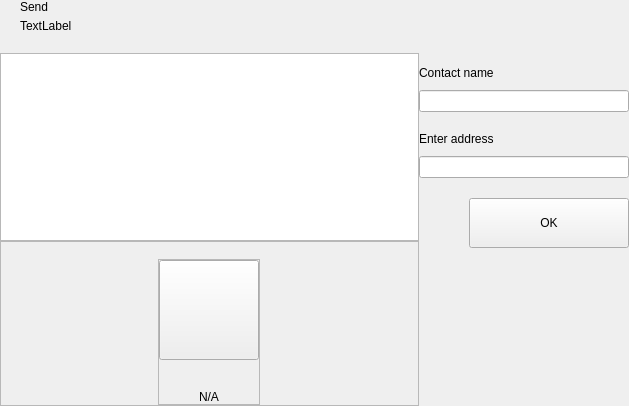
<?xml version="1.0" encoding="UTF-8"?>
<ui version="4.0">
 <class>AddressesWidget</class>
 <widget class="QWidget" name="AddressesWidget">
  <property name="geometry">
   <rect>
    <x>0</x>
    <y>0</y>
    <width>629</width>
    <height>406</height>
   </rect>
  </property>
  <property name="windowTitle">
   <string>Form</string>
  </property>
  <layout class="QHBoxLayout" name="horizontalLayout_2" stretch="2,1">
   <property name="spacing">
    <number>0</number>
   </property>
   <property name="leftMargin">
    <number>0</number>
   </property>
   <property name="topMargin">
    <number>0</number>
   </property>
   <property name="rightMargin">
    <number>0</number>
   </property>
   <property name="bottomMargin">
    <number>0</number>
   </property>
   <item>
    <widget class="QWidget" name="left" native="true">
     <layout class="QVBoxLayout" name="verticalLayout_3">
      <property name="leftMargin">
       <number>0</number>
      </property>
      <property name="topMargin">
       <number>0</number>
      </property>
      <property name="rightMargin">
       <number>0</number>
      </property>
      <property name="bottomMargin">
       <number>0</number>
      </property>
      <item>
       <layout class="QVBoxLayout" name="verticalLayout_21">
        <property name="spacing">
         <number>0</number>
        </property>
        <item>
         <layout class="QHBoxLayout" name="horizontalLayout_3">
          <property name="spacing">
           <number>0</number>
          </property>
          <property name="leftMargin">
           <number>20</number>
          </property>
          <property name="rightMargin">
           <number>10</number>
          </property>
          <item>
           <layout class="QVBoxLayout" name="verticalLayout_8">
            <property name="spacing">
             <number>5</number>
            </property>
            <item>
             <widget class="QLabel" name="labelTitle">
              <property name="text">
               <string>Send</string>
              </property>
             </widget>
            </item>
            <item alignment="Qt::AlignTop">
             <widget class="QLabel" name="labelSubtitle1">
              <property name="text">
               <string>TextLabel</string>
              </property>
             </widget>
            </item>
           </layout>
          </item>
          <item>
           <spacer name="horizontalSpacer11">
            <property name="orientation">
             <enum>Qt::Horizontal</enum>
            </property>
            <property name="sizeHint" stdset="0">
             <size>
              <width>40</width>
              <height>20</height>
             </size>
            </property>
           </spacer>
          </item>
         </layout>
        </item>
        <item>
         <layout class="QVBoxLayout" name="verticalLayout_6"/>
        </item>
        <item>
         <spacer name="verticalSpacer_4">
          <property name="orientation">
           <enum>Qt::Vertical</enum>
          </property>
          <property name="sizeType">
           <enum>QSizePolicy::Fixed</enum>
          </property>
          <property name="sizeHint" stdset="0">
           <size>
            <width>20</width>
            <height>20</height>
           </size>
          </property>
         </spacer>
        </item>
        <item>
         <widget class="QListView" name="listAddresses">
          <property name="mouseTracking">
           <bool>true</bool>
          </property>
         </widget>
        </item>
        <item>
         <widget class="QFrame" name="emptyContainer">
          <property name="minimumSize">
           <size>
            <width>0</width>
            <height>100</height>
           </size>
          </property>
          <property name="frameShape">
           <enum>QFrame::StyledPanel</enum>
          </property>
          <property name="frameShadow">
           <enum>QFrame::Raised</enum>
          </property>
          <layout class="QVBoxLayout" name="verticalLayout_7" stretch="1,8">
           <property name="spacing">
            <number>0</number>
           </property>
           <property name="leftMargin">
            <number>0</number>
           </property>
           <property name="topMargin">
            <number>0</number>
           </property>
           <property name="rightMargin">
            <number>0</number>
           </property>
           <property name="bottomMargin">
            <number>0</number>
           </property>
           <item>
            <spacer name="verticalSpacer">
             <property name="orientation">
              <enum>Qt::Vertical</enum>
             </property>
             <property name="sizeHint" stdset="0">
              <size>
               <width>20</width>
               <height>20</height>
              </size>
             </property>
            </spacer>
           </item>
           <item alignment="Qt::AlignHCenter|Qt::AlignVCenter">
            <widget class="QFrame" name="emptyScreen">
             <property name="sizePolicy">
              <sizepolicy hsizetype="Expanding" vsizetype="Expanding">
               <horstretch>0</horstretch>
               <verstretch>0</verstretch>
              </sizepolicy>
             </property>
             <property name="frameShape">
              <enum>QFrame::StyledPanel</enum>
             </property>
             <property name="frameShadow">
              <enum>QFrame::Raised</enum>
             </property>
             <layout class="QVBoxLayout" name="verticalLayout">
              <property name="spacing">
               <number>30</number>
              </property>
              <property name="leftMargin">
               <number>0</number>
              </property>
              <property name="topMargin">
               <number>0</number>
              </property>
              <property name="rightMargin">
               <number>0</number>
              </property>
              <property name="bottomMargin">
               <number>0</number>
              </property>
              <item alignment="Qt::AlignHCenter|Qt::AlignVCenter">
               <widget class="QPushButton" name="pushImgEmpty">
                <property name="minimumSize">
                 <size>
                  <width>100</width>
                  <height>100</height>
                 </size>
                </property>
                <property name="maximumSize">
                 <size>
                  <width>100</width>
                  <height>100</height>
                 </size>
                </property>
                <property name="focusPolicy">
                 <enum>Qt::NoFocus</enum>
                </property>
                <property name="text">
                 <string/>
                </property>
                <property name="iconSize">
                 <size>
                  <width>100</width>
                  <height>100</height>
                 </size>
                </property>
               </widget>
              </item>
              <item alignment="Qt::AlignHCenter|Qt::AlignVCenter">
               <widget class="QLabel" name="labelEmpty">
                <property name="styleSheet">
                 <string notr="true"/>
                </property>
                <property name="text">
                 <string>N/A</string>
                </property>
                <property name="alignment">
                 <set>Qt::AlignCenter</set>
                </property>
               </widget>
              </item>
             </layout>
            </widget>
           </item>
          </layout>
         </widget>
        </item>
       </layout>
      </item>
     </layout>
    </widget>
   </item>
   <item>
    <widget class="QWidget" name="right" native="true">
     <layout class="QVBoxLayout" name="verticalLayout_5">
      <property name="leftMargin">
       <number>0</number>
      </property>
      <property name="topMargin">
       <number>0</number>
      </property>
      <property name="rightMargin">
       <number>0</number>
      </property>
      <property name="bottomMargin">
       <number>0</number>
      </property>
      <item>
       <layout class="QVBoxLayout" name="verticalLayout_4">
        <property name="spacing">
         <number>6</number>
        </property>
        <item>
         <widget class="OptionButton" name="btnAddContact" native="true">
          <property name="minimumSize">
           <size>
            <width>0</width>
            <height>50</height>
           </size>
          </property>
         </widget>
        </item>
        <item>
         <widget class="QWidget" name="layoutNewContact" native="true">
          <layout class="QVBoxLayout" name="verticalLayout_71">
           <property name="spacing">
            <number>0</number>
           </property>
           <property name="leftMargin">
            <number>0</number>
           </property>
           <property name="topMargin">
            <number>10</number>
           </property>
           <property name="rightMargin">
            <number>0</number>
           </property>
           <property name="bottomMargin">
            <number>20</number>
           </property>
           <item>
            <layout class="QVBoxLayout" name="verticalLayout11">
             <property name="spacing">
              <number>10</number>
             </property>
             <item>
              <widget class="QLabel" name="labelName">
               <property name="text">
                <string>Contact name</string>
               </property>
              </widget>
             </item>
             <item>
              <widget class="QLineEdit" name="lineEditName"/>
             </item>
            </layout>
           </item>
           <item>
            <spacer name="verticalSpacer_3">
             <property name="orientation">
              <enum>Qt::Vertical</enum>
             </property>
             <property name="sizeType">
              <enum>QSizePolicy::Minimum</enum>
             </property>
             <property name="sizeHint" stdset="0">
              <size>
               <width>20</width>
               <height>20</height>
              </size>
             </property>
            </spacer>
           </item>
           <item>
            <layout class="QVBoxLayout" name="verticalLayout_2">
             <property name="spacing">
              <number>10</number>
             </property>
             <item>
              <widget class="QLabel" name="labelAddress">
               <property name="text">
                <string>Enter address</string>
               </property>
              </widget>
             </item>
             <item>
              <widget class="QLineEdit" name="lineEditAddress"/>
             </item>
            </layout>
           </item>
           <item>
            <spacer name="verticalSpacer_2">
             <property name="orientation">
              <enum>Qt::Vertical</enum>
             </property>
             <property name="sizeType">
              <enum>QSizePolicy::Fixed</enum>
             </property>
             <property name="sizeHint" stdset="0">
              <size>
               <width>20</width>
               <height>20</height>
              </size>
             </property>
            </spacer>
           </item>
           <item>
            <layout class="QHBoxLayout" name="horizontalLayout">
             <property name="spacing">
              <number>0</number>
             </property>
             <item>
              <spacer name="horizontalSpacer_3">
               <property name="orientation">
                <enum>Qt::Horizontal</enum>
               </property>
               <property name="sizeHint" stdset="0">
                <size>
                 <width>40</width>
                 <height>20</height>
                </size>
               </property>
              </spacer>
             </item>
             <item>
              <widget class="QPushButton" name="btnSave">
               <property name="minimumSize">
                <size>
                 <width>160</width>
                 <height>50</height>
                </size>
               </property>
               <property name="focusPolicy">
                <enum>Qt::NoFocus</enum>
               </property>
               <property name="text">
                <string>OK</string>
               </property>
              </widget>
             </item>
            </layout>
           </item>
          </layout>
         </widget>
        </item>
        <item>
         <spacer name="verticalSpacer_5">
          <property name="orientation">
           <enum>Qt::Vertical</enum>
          </property>
          <property name="sizeHint" stdset="0">
           <size>
            <width>20</width>
            <height>40</height>
           </size>
          </property>
         </spacer>
        </item>
       </layout>
      </item>
     </layout>
    </widget>
   </item>
  </layout>
 </widget>
 <customwidgets>
  <customwidget>
   <class>OptionButton</class>
   <extends>QWidget</extends>
   <header>qt/odinycoin/optionbutton.h</header>
   <container>1</container>
  </customwidget>
 </customwidgets>
 <resources/>
 <connections/>
</ui>
